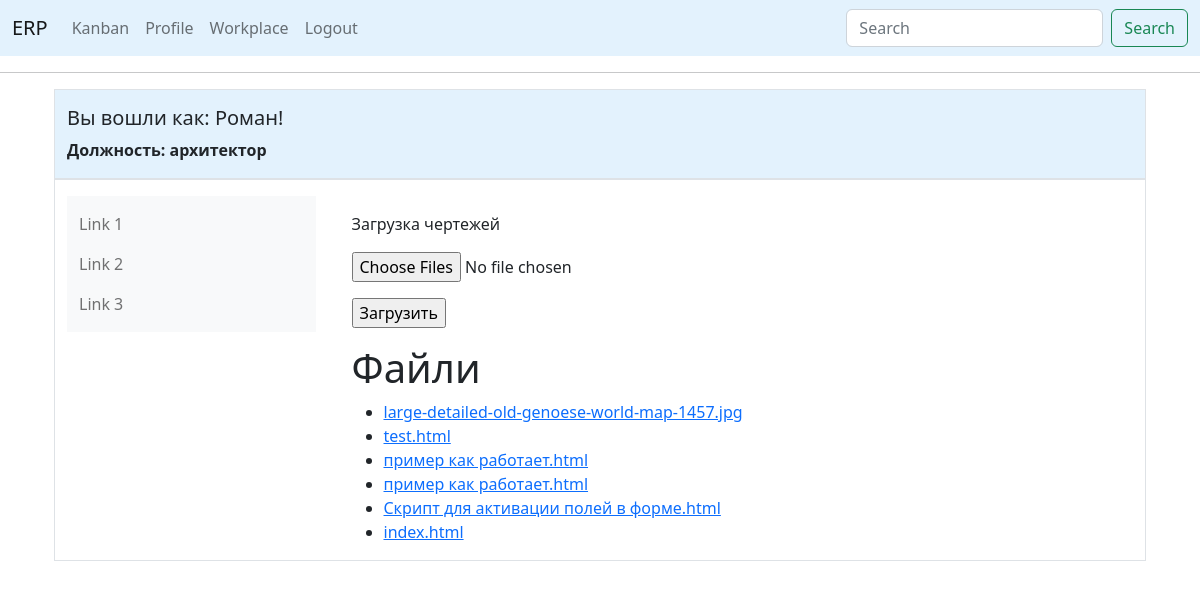
Page /upload_file (signed in) on the committed database.
### app/models.py (models this page shows, shortened)
class User(UserMixin, db.Model):
    id = db.Column(db.Integer, primary_key=True)
    first_name = db.Column(db.String(150), index=True)
    last_name = db.Column(db.String(150), index=True)
    phone = db.Column(db.String(120), index=True, unique=True)
    username = db.Column(db.String(64), index=True, unique=True)
    password_hash = db.Column(db.String(128))
    specialization_id = db.Column(db.Integer, db.ForeignKey('specialization.id'), nullable=False)
    posts = db.relationship('Post', backref='author', lazy='dynamic')
    followed = db.relationship(
        'User', secondary=followers,
        primaryjoin=(followers.c.follower_id == id),
        secondaryjoin=(followers.c.followed_id == id),
        backref=db.backref('followers', lazy='dynamic'), lazy='dynamic')

class Specialization(db.Model):
    id = db.Column(db.Integer, primary_key=True)
    job_departmet = db.Column(db.String(200), index=True)
    job_title = db.Column(db.String(150), index=True, unique=True)
    users = db.relationship('User', backref='employee',
                            lazy=True)  # this is not a table field, the code sets the relation of the specialization

class UploadFile(db.Model):
    id = db.Column(db.Integer, primary_key=True)
    user_id = db.Column(db.Integer, db.ForeignKey('user.id'))
    filename = db.Column(db.String(255))
    file_path = db.Column(db.String(255))

### app/routes.py (the view, shortened to what this page needs)
@app.route('/upload_file', methods=['GET', 'POST'])
@login_required
def upload_file():
    form = UploadForm()
    files = UploadFile.query.all()
    return render_template('upload_file.html', form=form, files=files)

### app/forms.py
class UploadForm(FlaskForm):
    files = FileField('', validators=[FileRequired(message='Не вибрано жодного файлу')],
                      render_kw={'multiple': True})
    submit=SubmitField('Загрузить')

### app/models.py (called while the page is built)
@login.user_loader
def load_user(id):
    return User.query.get(int(id))

### app/templates/upload_file.html (shortened to what this page needs)
{% if current_user.specialization_id is ne(2)%}
{% extends "base_bootstrap.html" %}
{% else %}
{% extends "base.html" %}
{% endif %}
{% block content %}
<div class="container mt-3">
    Загрузка чертежей
    <form target="" class="form-container" method="post" enctype="multipart/form-data">
        <p>
        {{form.files}}
        </p>
        <p>
            {{form.submit}}
        </p>
    </form>
    <div>
         <h1>Файли</h1>
    {% if files %}
        <ul>
        {% for file in files %}
            <li><a href="{{ url_for('download_file', filename=file.filename) }}">{{ file.filename }}</a></li>
        {% endfor %}
        </ul>
    {% else %}
        <p>Ще немає жодного завантаженого файлу</p>
    {% endif %}
    </div>
</div>
{% endblock %}

### app/templates/base_bootstrap.html (shortened to what this page needs)
<!doctype html>
<html>
<link href="https://cdn.jsdelivr.net/npm/bootstrap@5.2.3/dist/css/bootstrap.min.css" rel="stylesheet"
>
<head>
    <nav class="navbar navbar-expand-lg bg-body-tertiary" style="background-color: #e3f2fd;">
        <div class="container-fluid">
            <a class="navbar-brand" href="{{ url_for('index') }}">ERP</a>
            <div class="collapse navbar-collapse" id="navbarSupportedContent">
                <ul class="navbar-nav me-auto mb-2 mb-lg-0">
                    {% if current_user.is_anonymous %}
                    <li class="nav-item">
                        <a class="nav-link active" aria-current="page" href="{{ url_for('index') }}">Home</a>
                    </li>
                    <li class="nav-item">
                        <a class="nav-link" href="{{ url_for('login') }}">Login</a>
                    </li>
                    {% else %}
                    <li class="nav-item">
                        <a class="nav-link" href="{{ url_for('kanban') }}">Kanban</a>
                    </li>
                    <li class="nav-item">
                        <a class="nav-link" href="{{ url_for('user', username=current_user.username) }}">Profile</a>
                    </li>
                    <li class="nav-item">
                        <a class="nav-link" href="{{ url_for('workplace') }}">Workplace</a>
                    </li>
                    <li class="nav-item">
                        <a class="nav-link" href="{{ url_for('logout') }}">Logout</a>
                    </li>
                </ul>
                <form class="d-flex" role="search">
                    <input class="form-control me-2" type="search" placeholder="Search" aria-label="Search">
                    <button class="btn btn-outline-success" type="submit">Search</button>
                </form>
                {% endif %}
            </div>
        </div>
    </nav>
    <hr>
    <div class="container mt-3">
    <div class="container mt-3">
</head>
<body>
<div class="container-sm pt-3 border " style="background-color: #e3f2fd">
    <div>
        {% if current_user.is_authenticated %}
        <h5> Вы вошли как: {{ current_user.first_name }}!</h5>
        <p><strong>Должность: {{current_user.employee.job_title}}</strong></p>
        {% endif %}
    </div>
</div>
<div class="container-sm pt-3 border ">
    <div class="row">
        <div class="col-sm-3">
            <nav class="navbar bg-light">
                <div class="container-fluid">
                    <ul class="navbar-nav">
                        <li class="nav-item">
                            <a class="nav-link" href="#">Link 1</a>
                        </li>
                        <li class="nav-item">
                            <a class="nav-link" href="#">Link 2</a>
                        </li>
                        <li class="nav-item">
                            <a class="nav-link" href="#">Link 3</a>
                        </li>
                    </ul>
                </div>
            </nav>
        </div>
        <div class="col-sm-9">
            {% block content %}{% endblock %}
        </div>
    </div>
</div>
</body>
</html>

### rows in the picture
User: first_name "Роман"
Specialization: employee.job_title "архитектор"
UploadFile: filename "large-detailed-old-genoese-world-map-1457.jpg"
UploadFile: filename "test.html"
UploadFile: filename "пример как работает.html"
UploadFile: filename "пример как работает.html"
UploadFile: filename "Скрипт для активации полей в форме.html"
UploadFile: filename "index.html"
